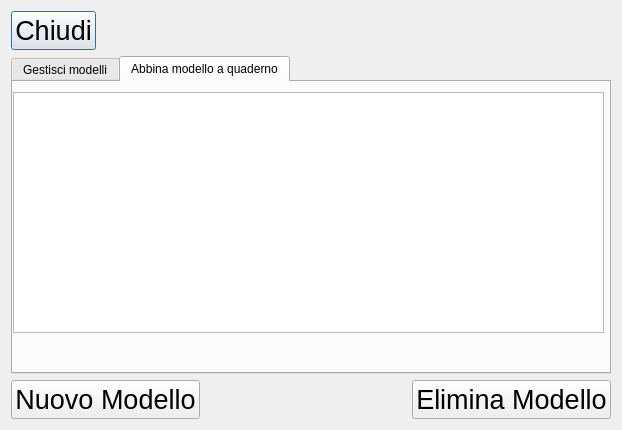
<?xml version="1.0" encoding="UTF-8"?>
<ui version="4.0">
 <class>DialogModelli</class>
 <widget class="QDialog" name="DialogModelli">
  <property name="geometry">
   <rect>
    <x>0</x>
    <y>0</y>
    <width>622</width>
    <height>430</height>
   </rect>
  </property>
  <property name="windowTitle">
   <string>Dialog</string>
  </property>
  <layout class="QGridLayout" name="gridLayout">
   <item row="0" column="0">
    <widget class="QPushButton" name="pushButton_chiudi">
     <property name="font">
      <font>
       <pointsize>20</pointsize>
      </font>
     </property>
     <property name="text">
      <string>Chiudi</string>
     </property>
    </widget>
   </item>
   <item row="0" column="1">
    <spacer name="horizontalSpacer">
     <property name="orientation">
      <enum>Qt::Horizontal</enum>
     </property>
     <property name="sizeHint" stdset="0">
      <size>
       <width>495</width>
       <height>20</height>
      </size>
     </property>
    </spacer>
   </item>
   <item row="1" column="0" colspan="2">
    <widget class="QTabWidget" name="tabWidget">
     <property name="minimumSize">
      <size>
       <width>0</width>
       <height>300</height>
      </size>
     </property>
     <property name="currentIndex">
      <number>1</number>
     </property>
     <widget class="QWidget" name="tab_gestidci">
      <attribute name="title">
       <string>Gestisci modelli</string>
      </attribute>
      <widget class="QTableView" name="tableView">
       <property name="geometry">
        <rect>
         <x>10</x>
         <y>10</y>
         <width>581</width>
         <height>241</height>
        </rect>
       </property>
      </widget>
     </widget>
     <widget class="QWidget" name="tab_abbina">
      <attribute name="title">
       <string>Abbina modello a quaderno</string>
      </attribute>
      <widget class="QTableWidget" name="tableWidget">
       <property name="geometry">
        <rect>
         <x>0</x>
         <y>10</y>
         <width>591</width>
         <height>241</height>
        </rect>
       </property>
      </widget>
     </widget>
    </widget>
   </item>
   <item row="2" column="0" colspan="2">
    <layout class="QHBoxLayout" name="horizontalLayout">
     <item>
      <widget class="QPushButton" name="pushButton_nuovo">
       <property name="font">
        <font>
         <pointsize>20</pointsize>
        </font>
       </property>
       <property name="text">
        <string>Nuovo Modello</string>
       </property>
      </widget>
     </item>
     <item>
      <spacer name="horizontalSpacer_2">
       <property name="orientation">
        <enum>Qt::Horizontal</enum>
       </property>
       <property name="sizeHint" stdset="0">
        <size>
         <width>40</width>
         <height>20</height>
        </size>
       </property>
      </spacer>
     </item>
     <item>
      <widget class="QPushButton" name="pushButton_elimina">
       <property name="font">
        <font>
         <pointsize>20</pointsize>
        </font>
       </property>
       <property name="text">
        <string>Elimina Modello</string>
       </property>
      </widget>
     </item>
    </layout>
   </item>
  </layout>
 </widget>
 <resources/>
 <connections>
  <connection>
   <sender>pushButton_chiudi</sender>
   <signal>clicked()</signal>
   <receiver>DialogModelli</receiver>
   <slot>accept()</slot>
   <hints>
    <hint type="sourcelabel">
     <x>57</x>
     <y>27</y>
    </hint>
    <hint type="destinationlabel">
     <x>119</x>
     <y>3</y>
    </hint>
   </hints>
  </connection>
  <connection>
   <sender>pushButton_nuovo</sender>
   <signal>clicked()</signal>
   <receiver>DialogModelli</receiver>
   <slot>nuovo()</slot>
   <hints>
    <hint type="sourcelabel">
     <x>202</x>
     <y>399</y>
    </hint>
    <hint type="destinationlabel">
     <x>252</x>
     <y>396</y>
    </hint>
   </hints>
  </connection>
  <connection>
   <sender>pushButton_elimina</sender>
   <signal>clicked()</signal>
   <receiver>DialogModelli</receiver>
   <slot>elimina()</slot>
   <hints>
    <hint type="sourcelabel">
     <x>402</x>
     <y>407</y>
    </hint>
    <hint type="destinationlabel">
     <x>349</x>
     <y>405</y>
    </hint>
   </hints>
  </connection>
  <connection>
   <sender>tabWidget</sender>
   <signal>currentChanged(int)</signal>
   <receiver>DialogModelli</receiver>
   <slot>tabChanged(int)</slot>
   <hints>
    <hint type="sourcelabel">
     <x>257</x>
     <y>64</y>
    </hint>
    <hint type="destinationlabel">
     <x>278</x>
     <y>28</y>
    </hint>
   </hints>
  </connection>
 </connections>
 <slots>
  <slot>nuovo()</slot>
  <slot>elimina()</slot>
  <slot>tabChanged(int)</slot>
 </slots>
</ui>
